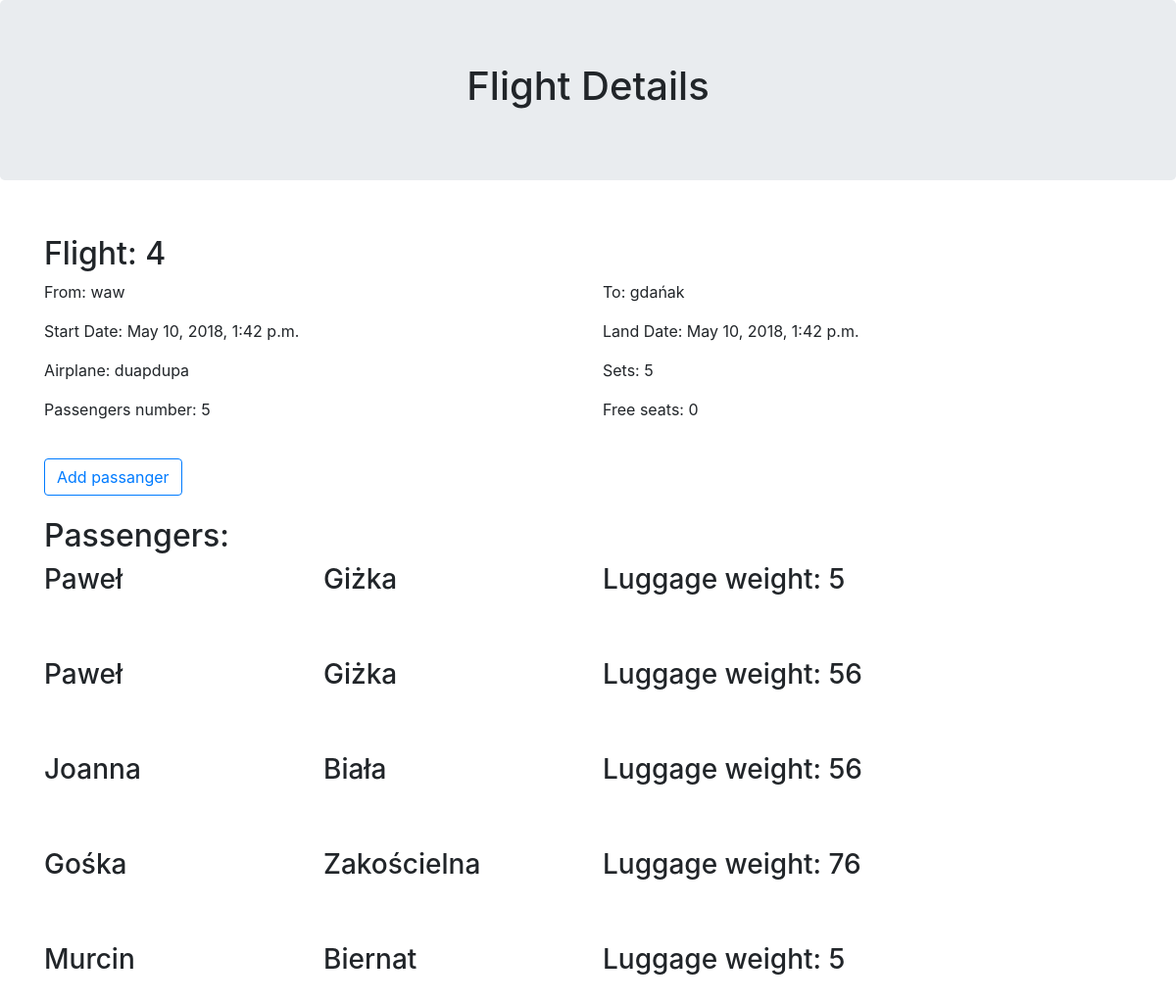
The app's page /airlinemanager/flights/4 with its own data.
### flightmanager/models.py (models this page shows)
class Flight(models.Model):
    start_date = models.DateTimeField()
    land_date = models.DateTimeField()
    start_airport = models.CharField(max_length=20)
    land_airport = models.CharField(max_length=20)
    airplane = models.ForeignKey(Airplane, on_delete=models.CASCADE)

class Airplane(models.Model):
    registration_number = models.CharField(max_length=10)
    seat_number = models.IntegerField()

class Ticket(models.Model):
    flight = models.ForeignKey(Flight, on_delete=models.CASCADE)
    passanger = models.ForeignKey(Passanger, on_delete=models.CASCADE)
    luggage_weight = models.IntegerField()

class Passanger(models.Model):
    name = models.CharField(max_length=50)
    surname = models.CharField(max_length=50)

### flightmanager/views.py (the view)
# urls.py: path('flights/<int:flight_id>', views.flight_details, name='flight_details'),
def flight_details(request, flight_id):
    flight = get_object_or_404(Flight, pk=flight_id)
    free_seats = flight.airplane.seat_number - flight.ticket_set.count()
    tickets = flight.ticket_set.all()
    return render(request, 'flightmanager/flight_details.html', {'flight': flight, 'free_seats': free_seats, 'ticekts': tickets})

### flightmanager/templates/flightmanager/flight_details.html (shortened to what this page needs)
<!DOCTYPE html>
<html lang="en">
<head>
  <link rel="stylesheet" href="https://maxcdn.bootstrapcdn.com/bootstrap/4.1.0/css/bootstrap.min.css">
</head>
<body>
<div class="jumbotron text-center">
  <h1>Flight Details</h1>
</div>
<div class="container" style="margin-top: 3%">
    <div style="margin-top: 5%">
        <div class="row">
          <div class="col-sm-6">
            <h2>Flight: {{ flight.id }}</h2>
          </div>
        </div>
        <div class="row">
            <div class="col-sm-6">
                <p>From: {{ flight.start_airport }}</p>
                <p>Start Date: {{ flight.start_date }}</p>
            </div>
            <div class="col-sm-6">
                <p>To: {{ flight.land_airport }}</p>
                <p>Land Date: {{ flight.land_date }}</p>
            </div>
        </div>
        <div class="row">
            <div class="col-sm-6">
                <p>Airplane: {{ flight.airplane.registration_number }}</p>
            </div>
            <div class="col-sm-6">
                <p>Sets: {{ flight.airplane.seat_number }}</p>
            </div>
        </div>
        <div class="row">
            <div class="col-sm-6">
                <p>Passengers number: {{ flight.ticket_set.count }}</p>
            </div>
            <div class="col-sm-6">
                <p>Free seats: {{ free_seats }}</p>
            </div>
        </div>
    </div>
    <button type="button" onclick="location.href='{% url 'flightmanager:add_passanger_form' flight.id %}' "
            style="margin-top: 2%" class="btn btn-outline-primary">Add passanger</button>
    <h2 style="margin-top: 2%">Passengers:</h2>
    {% for ticket in ticekts %}
    <div style="margin-bottom: 5%">
        <div class="row">
            <div class="col-sm-3">
                <h3>{{ ticket.passanger.name }}</h3>
            </div>
            <div class="col-sm-3">
                <h3>{{ ticket.passanger.surname }}</h3>
            </div>
            <div class="col-sm-6">
                <h3>Luggage weight: {{ ticket.luggage_weight }}</h3>
            </div>
        </div>
    </div>
    {% endfor %}
</div>
</body>
</html>

### records on screen
Flight: id "4", start_airport "waw", start_date "May 10, 2018, 1:42 p.m.", land_airport "gdańak", land_date "May 10, 2018, 1:42 p.m.", airplane.registration_number "duapdupa", airplane.seat_number "5", ticket_set.count "5"
Ticket: passanger.name "Paweł", passanger.surname "Giżka", luggage_weight "5"
Ticket: passanger.name "Paweł", passanger.surname "Giżka", luggage_weight "56"
Ticket: passanger.name "Joanna", passanger.surname "Biała", luggage_weight "56"
Ticket: passanger.name "Gośka", passanger.surname "Zakościelna", luggage_weight "76"
Ticket: passanger.name "Murcin", passanger.surname "Biernat", luggage_weight "5"

### other values on screen
{{ free_seats }} "0"
